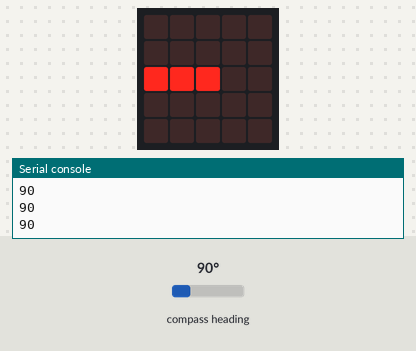
Simulated run of this program. Board: BBC micro:bit running MicroPython. On the bench: the board's 5×5 LED display, the last lines printed to the serial console. The inputs (shaded band) are chosen by the test bench; at power-on: compass heading 90°. The compass is already calibrated.

Above: at 1.3 s.
1.4 s: compass heading set to 7°
At 2.6 s:
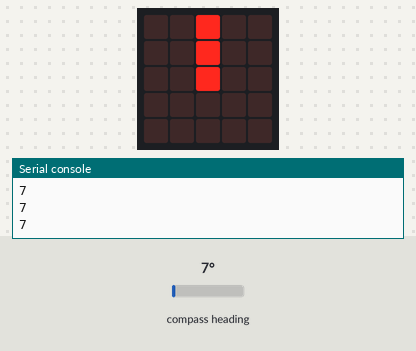
2.9 s: compass heading set to 180°
At 4.0 s:
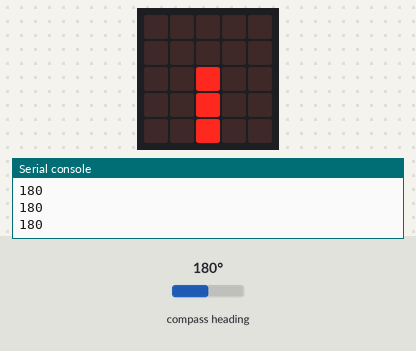
4.4 s: compass heading set to 269°
At 5.4 s:
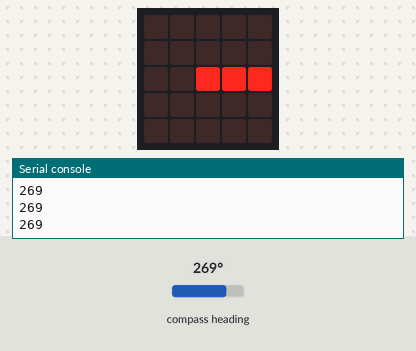
5.9 s: compass heading set to 90°
At 6.8 s:
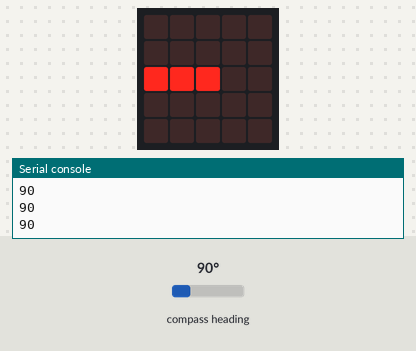
7.4 s: compass heading set to 352°
At 8.2 s:
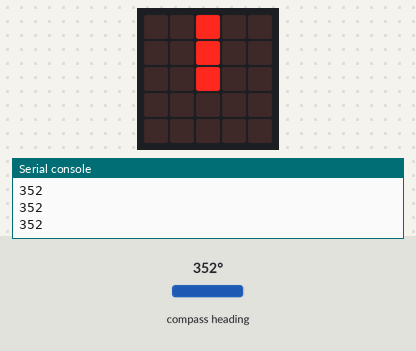
Timing chart, 0 to 9.9 s (numbered marks = the images above; inputs shaded):
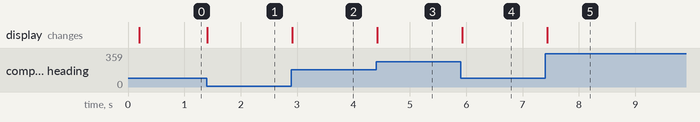

The program:

iranytu.py
```python
from microbit import *

compass.calibrate()

while True:
    sleep(100)
	irany = compass.heading()
	print(irany)
	#a // operátor kombinálja az osztást és a legkisebb egészre kerekítést.
	#pl: 5 // 2 = 2, míg 5 / 2 = 2.5
    mutato = ((15 - irany) // 30) % 12
    display.show(Image.ALL_CLOCKS[mutato])
```

Measured:
- after the input at 1.4 s, the display: changes at once (image 1)
- after the input at 2.9 s, the display: changes at once (image 2)
- after the input at 4.4 s, the display: changes at once (image 3)
- after the input at 5.9 s, the display: changes at once (image 4)
- after the input at 7.4 s, the display: changes at once (image 5)
